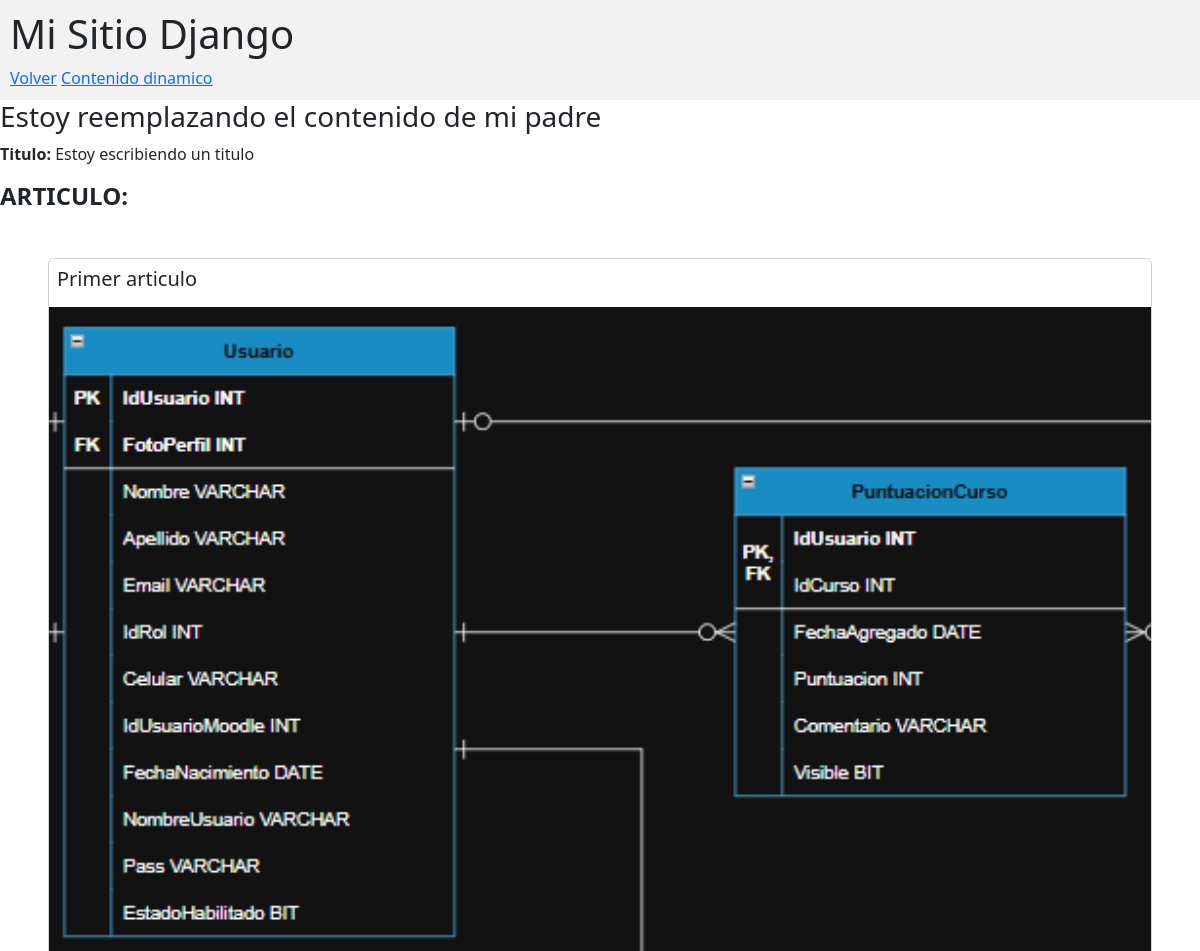
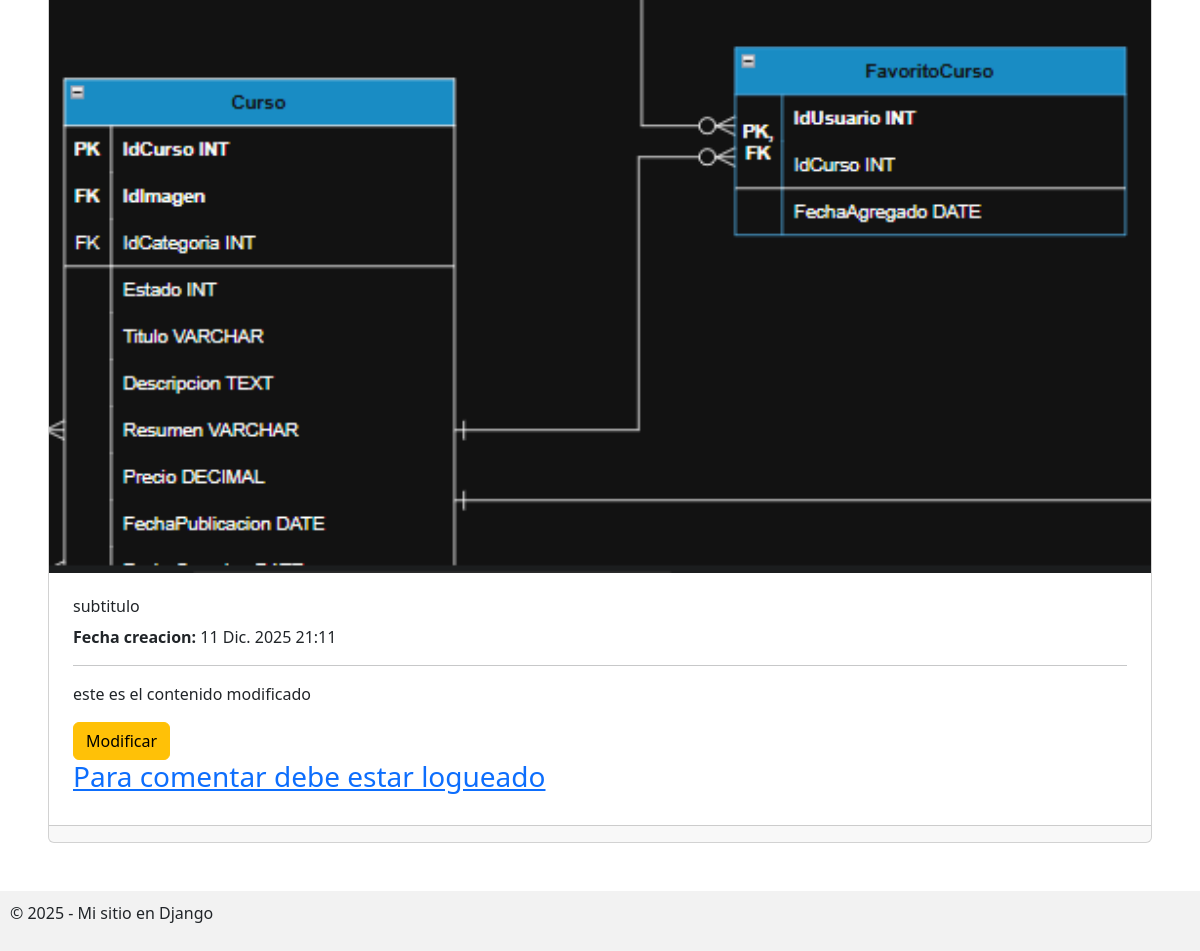
Page /articulo/ver/1/ on the committed database (2 pictures, top to bottom).
### app/mi_primer_app/models.py (models this page shows, shortened)
class Articulo(models.Model):
    id_articulo = models.AutoField(primary_key=True)
    titulo = models.CharField(max_length=50)
    subtitulo = models.CharField(max_length=100)
    contenido = models.TextField(max_length=5000)
    fecha_creacion = models.DateTimeField(auto_now_add=True)
    habilitado = models.BooleanField(default=True)
    usuario = models.ForeignKey(Usuario, on_delete=models.CASCADE, blank=True, null=True)
    imagen = models.ImageField(upload_to='articulos/', blank=True, null=True)

### app/mi_primer_app/views.py (the view, shortened to what this page needs)
# urls.py: path('ver/<int:pk>/', VerArticulo.as_view(), name='detalle'),
class VerArticulo(DetailView):
    model = Articulo
    template_name = 'detalle.html'
    context_object_name = 'articulo'
    def get_context_data(self, **kwargs):
        context = super().get_context_data(**kwargs)
        context['form_comentario'] = ComentarioForm()
        context['comentarios'] = self.object.comentarios.all()
        return context

### templates/detalle.html (shortened to what this page needs)
{% extends 'base/base.html' %}
{% load static %}
{% block contenido %}
<h3>Estoy reemplazando el contenido de mi padre</h3>
<p><strong>Titulo:</strong> Estoy escribiendo un titulo</p>
<h4><strong>ARTICULO:</strong></h4>
{% if articulo.habilitado %}
<div class="card m-5">
    <div class="card-title m-2">
        <h5>{{ articulo.titulo }}</h5>
    </div>
    <img src="{{ articulo.imagen.url }} ">
    <div class="card-body m-2">
        <h6>{{ articulo.subtitulo }}</h6>
        <p><strong>Fecha creacion: </strong> {{ articulo.fecha_creacion }}</p>
        <hr>
        <p>{{ articulo.contenido }}</p>
        <a class="btn btn-warning" href="{% url 'articulo:modificar' articulo.id_articulo %}">Modificar</a>
        {% if user.is_authenticated %}
        <form method="post">
            {% csrf_token %}
            {{ form_comentario.as_p }}
            <button type="submit" class="btn btn-success">Enviar comentario</button>
        </form>
        {% else %}
        <a href="{% url 'login' %}">
            <h3>Para comentar debe estar logueado</h3>
        </a>
        {% endif %}
    </div>
    <div class="card-footer">
    </div>
</div>
{% endif %}
{% endblock %}

### static/css/estilos.css (style rules this page uses)
body { font-family: Arial, sans-serif; margin: 20px; }

### rows in the picture
Articulo: titulo "Primer articulo", imagen (picture), subtitulo "subtitulo", fecha_creacion "11 Dic. 2025 21:11", contenido "este es el contenido modificado"
